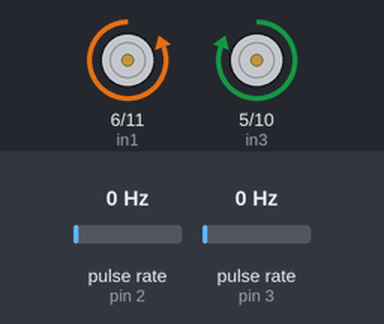
Simulated run of this sketch. Board: Arduino Uno, built with avr-gcc and run on an emulated ATmega328P. Parts: motor-driver pin pairs drawn as motors (green arrow = first pin HIGH = forward, orange = second pin HIGH = backward, longer = more drive, scaled by the enable pin). Wiring (inferred from the names in the program): 2 × pulse sensor: data pin 2 / data pin 3. The test bench sets the inputs (shaded band); at power-on: pulse rate (sensors on pin 3, pin 2) 0 Hz.

Above: at 1.2 s.
1.3 s: pulse rate (sensor on pin 3) set to 9 Hz
4.3 s: pulse rate (sensor on pin 3) set to 13 Hz
At 5.5 s:
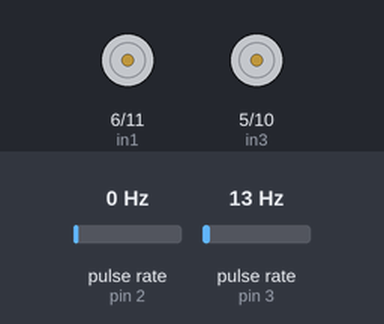
Timing chart, 0 to 13.2 s (numbered marks = the images above; inputs shaded):
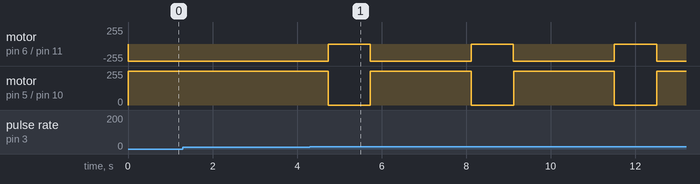

Measured:
- the behaviour switches between 10 and 11 Hz on pulse rate (sensor on pin 3) (found by bisection; images 0 and 1)
- after the input at 1.3 s, every drawn part: stays the same
- by itself, motor on pin 6 (in1) / pin 11 (in2): alternates backward 255/255 for 2.4 s and stopped for 1.0 s
- by itself, motor on pin 5 (in3) / pin 10 (in4): alternates forward 255/255 for 2.4 s and stopped for 1.0 s

The sketch:

TurnRight.ino
```cpp
//Motor A
    int enA = 13;
    int in1 = 6;
    int in2 = 11;

    //Motor B
    int enB = 7;
    int in3 = 5;
    int in4 = 10;

    // Encoder
    #define ENCODER_LEFT  2
    #define ENCODER_RIGHT  3
    #define NUMPULSE_90 8
    volatile unsigned int pulses[2] = {0, 0};  // number of pulses
    typedef enum
    {
      LEFT = 0,
      RIGHT = 1,
      CENTER
    }Direct;
    void setup()
    {
      pinMode(enA, OUTPUT);
      pinMode(in1, OUTPUT);
      pinMode(in2, OUTPUT);

      pinMode(enB,OUTPUT);
      pinMode(in3, OUTPUT);
      pinMode(in4, OUTPUT);
    }
    void STOP()
    {
      digitalWrite(in1, LOW);
      digitalWrite(in2, LOW);
      digitalWrite(in3, LOW);
      digitalWrite(in4, LOW);

    }
    void loop()
    {
      turnRight();
      delay(1000);
    }
    void turnRight()
    {
      //Running motor A
      digitalWrite(in1, LOW);
      digitalWrite(in2, HIGH);
      analogWrite(enA, 200); //Speed PWM: 0~255
      //Running motor B
      digitalWrite(in3, HIGH);
      digitalWrite(in4, LOW);
      analogWrite(enB, 200); //Speed PWM: 0~255

      runEncoder (32,RIGHT);
      STOP();
    }

    void runEncoder (int numPulse, int direction)
    {
        attachInterrupt(digitalPinToInterrupt(ENCODER_LEFT), counter_left, FALLING);
        attachInterrupt(digitalPinToInterrupt(ENCODER_RIGHT), counter_right, FALLING);

        while (pulses[direction] < numPulse)
        {
          // Do nothing
        }

        detachInterrupt(digitalPinToInterrupt(ENCODER_LEFT));
        detachInterrupt(digitalPinToInterrupt(ENCODER_RIGHT));
        pulses[LEFT] = 0;
        pulses[RIGHT] = 0;
    }

     void counter_left()
     {
        //Update count
          pulses[LEFT]++;
     }

      void counter_right()
     {
        //Update count
          pulses[RIGHT]++;
     }
```
